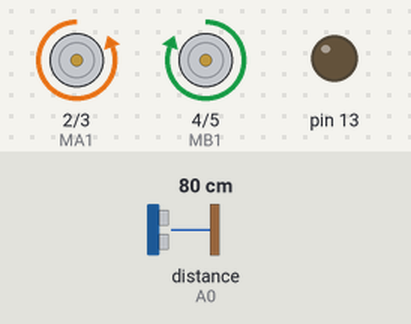
This sketch was run on a simulated Arduino Uno, built with avr-gcc and run on an emulated ATmega328P. Shown: motor-driver pin pairs drawn as motors (green arrow = first pin HIGH = forward, orange = second pin HIGH = backward, longer = more drive), output pins drawn as LEDs (lit = HIGH). Wiring (inferred from the names in the program): ultrasonic range finder: trigger A1; echo A0. The inputs (shaded band) are chosen by the test bench; at power-on: distance to the obstacle (sensor on A0) 80 cm. The echo pulse lasts 58.3 µs per cm; pins used as bus, display or sensor lines are not drawn.

Above: at 0.8 s.
0.9 s: distance to the obstacle (sensor on A0) set to 22 cm
2.4 s: distance to the obstacle (sensor on A0) set to 18 cm
At 2.7 s:
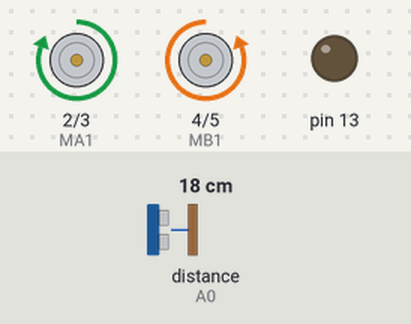
At 3.8 s:
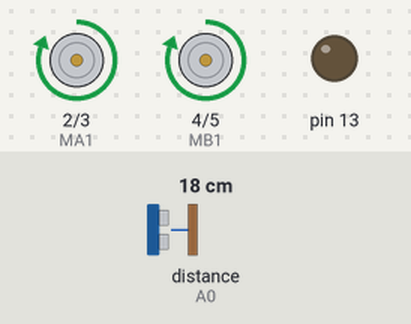
Timing chart, 0 to 11.4 s (numbered marks = the images above; inputs shaded):
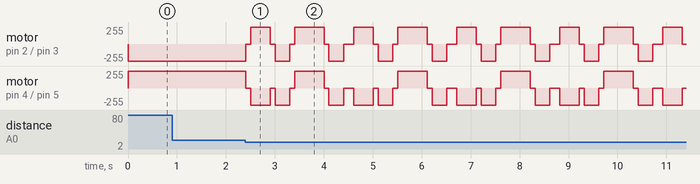

The sketch:

arduino_robo_autonomo.ino
```cpp
#define TRIGGER A1
#define ECHO A0

#define MA1 2
#define MA2 3

#define MB1 4
#define MB2 5

void back() {
  digitalWrite(MA1, HIGH);
  digitalWrite(MA2, LOW);

  digitalWrite(MB1, LOW);
  digitalWrite(MB2, HIGH);
}

void front() {
  digitalWrite(MA1, LOW);
  digitalWrite(MA2, HIGH);

  digitalWrite(MB1, HIGH);
  digitalWrite(MB2, LOW);
}

void stop() {
  digitalWrite(MA1, LOW);
  digitalWrite(MA2, LOW);

  digitalWrite(MB1, LOW);
  digitalWrite(MB2, LOW);
}

void right() {
  digitalWrite(MA1, LOW);
  digitalWrite(MA2, HIGH);

  digitalWrite(MB1, LOW);
  digitalWrite(MB2, HIGH);
}

void left() {
  digitalWrite(MA1, HIGH);
  digitalWrite(MA2, LOW);

  digitalWrite(MB1, HIGH);
  digitalWrite(MB2, LOW);
}

float detect() {
  digitalWrite(TRIGGER, 1);

  delayMicroseconds(2);
  digitalWrite(TRIGGER, 0);

  return (pulseIn(A0, 1) * 0.01715);
}

void setup() {
  pinMode(MA1, OUTPUT);
  pinMode(MA2, OUTPUT);

  pinMode(MB1, OUTPUT);
  pinMode(MB2, OUTPUT);

  pinMode(ECHO, INPUT);
  pinMode(TRIGGER, OUTPUT);
  pinMode(13, OUTPUT);
  digitalWrite(13, 0);

  while (1) {
    float d = detect();

    float ds[] = {0, 0};

    if (d < 20) {
      stop();
      delay(100);
      back();
      delay(400);
      stop();
      delay(100);

      right();
      delay(300);
      stop();
      delay(100);
      ds[0] = detect();

      left();
      delay(600);
      stop();
      delay(100);
      ds[1] = detect();

      right();
      delay(300);
      stop();
      delay(100);

      if (ds[0] > ds[1] && ds[0] > 20) {
        right();
        delay(300);
      } else if (ds[0] < ds[1] && ds[1] > 20) {
        left();
        delay(300);
      }
      stop();
    }

    if ( d > 20) {
      front();
    } else {
      stop();
    }
  }
}
```

Measured:
- the behaviour switches between 21 and 20 cm on distance to the obstacle (sensor on A0) (found by bisection; images 0 and 1)
- after the input at 0.9 s, every drawn part: stays the same
